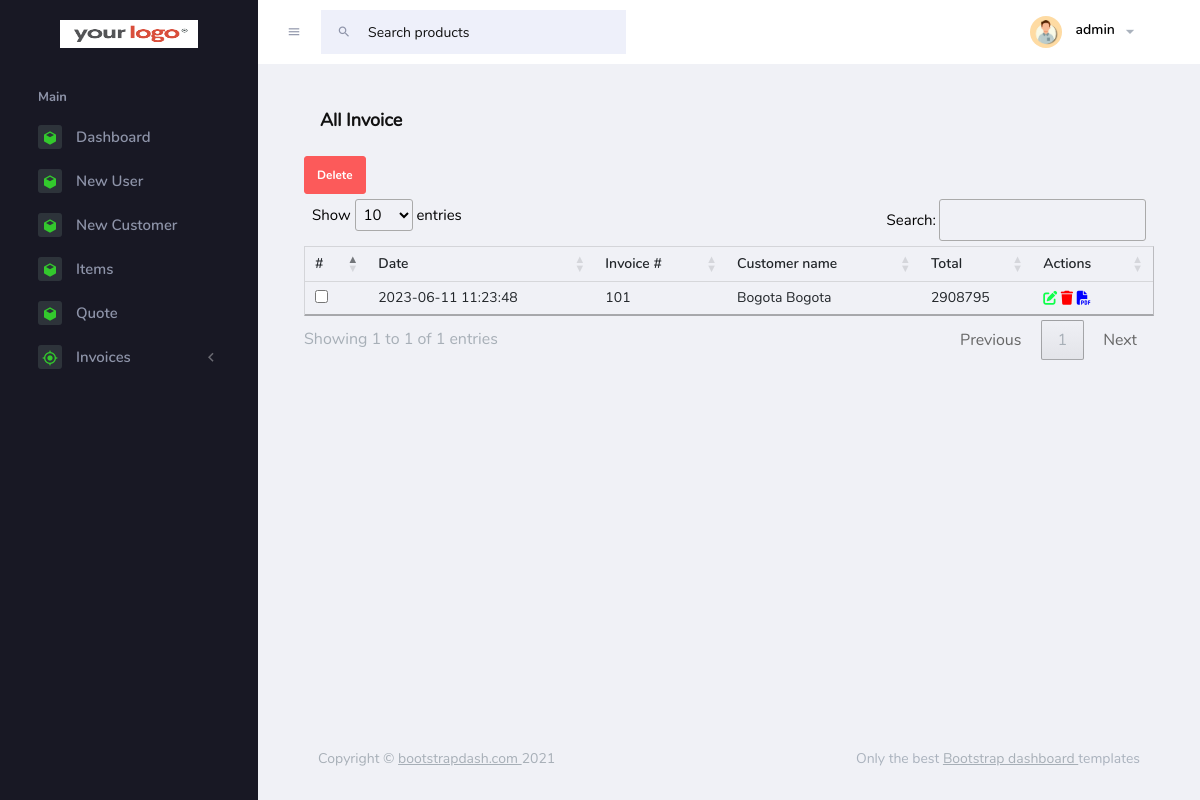
/pages/invoice/all-invoice.php (signed in), run on the app's committed database.
### tables this page shows
CREATE TABLE IF NOT EXISTS `dashboard2_invoices` (
  `invoice_id` int NOT NULL AUTO_INCREMENT,
  `user_id` int NOT NULL,
  `customerName` varchar(255) NOT NULL,
  `invoice` varchar(255) NOT NULL,
  `orderNumber` varchar(255) NOT NULL,
  `InvoiceDate` date NOT NULL,
  `Terms` varchar(255) NOT NULL,
  `expireyDate` date NOT NULL,
  `salesperson` varchar(255) NOT NULL,
  `subject` varchar(255) NOT NULL,
  `subTotal` varchar(255) NOT NULL,
  `Discount` varchar(255) NOT NULL,
  `discount2` varchar(255) NOT NULL,
  `Adjustment` varchar(255) NOT NULL,
  `TCS` varchar(255) NOT NULL,
  `total` varchar(255) NOT NULL,
  `termsAndConditions` varchar(255) NOT NULL,
  `items` json NOT NULL,
  `creation_Date` timestamp NOT NULL DEFAULT CURRENT_TIMESTAMP,
  `files` varchar(255) NOT NULL,
  PRIMARY KEY (`invoice_id`)
);

### pages/database/invoice/Allinvoice.php (the view)
<?php
include(dirname(__FILE__) . "/../dbconnect.php");
$id = $_SESSION['userID'];
$sql2 = "select * from dashboard2_invoices WHERE `user_id`='$id'";
$result = mysqli_query($conn, $sql2);
while ($row = $result->fetch_assoc()) {
    echo "
            <tr>
            <td><input type='checkbox' name='mdeleteIdinvoice[]' value='" .  $row["invoice_id"] . "'></td>
                <td>" . $row["creation_Date"] . "</td>
                <td>" . $row["invoice"] . "</td>
                <td>" . $row["customerName"] . "</td>
                <td>" . $row["total"] . "</td>
                <td>
                <a style='cursor:pointer'>
                    <i id='" . $row["invoice_id"] . "' class='fa-solid fa-pen-to-square invoiceEdit' style='color: #0fff4b;'></i>
                </a>
                <a style='cursor:pointer'>
                <i id='" . $row["invoice_id"] . "'class='fa-solid fa-trash invoicedelete' style='color: #ff0000;'></i>
                </a>
                <a style='cursor:pointer'>
                <i id='" . $row["invoice_id"] . "'class='fa-solid fa-file-pdf invoicepdf' style='color: blue;'></i>
                </a>
                </td>
            </tr>
                ";
}

### assets/css/style2.css (style rules this page uses)
a { color: black; }

### assets/css/custom_style.css (style rules this page uses)
:root { --dark-bg-color: #434343; --dark-text-color: #fff; }
input { padding: 10px !important; }
html, body { margin: 0; padding: 0; height: 100%; width: 100%; }

### data on the page
dashboard2_invoices: creation_Date "2023-06-11 11:23:48", invoice "101", customerName "Bogota Bogota", total "2908795"

### other printed values
$_SESSION['username'] "admin"
